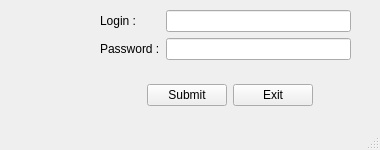
<?xml version="1.0" encoding="UTF-8"?>
<ui version="4.0">
 <class>UILoginIn</class>
 <widget class="QMainWindow" name="UILoginIn">
  <property name="geometry">
   <rect>
    <x>0</x>
    <y>0</y>
    <width>380</width>
    <height>150</height>
   </rect>
  </property>
  <property name="minimumSize">
   <size>
    <width>380</width>
    <height>150</height>
   </size>
  </property>
  <property name="maximumSize">
   <size>
    <width>380</width>
    <height>150</height>
   </size>
  </property>
  <property name="windowTitle">
   <string>Sign In</string>
  </property>
  <widget class="QWidget" name="centralwidget">
   <widget class="QWidget" name="formLayoutWidget">
    <property name="geometry">
     <rect>
      <x>100</x>
      <y>10</y>
      <width>251</width>
      <height>56</height>
     </rect>
    </property>
    <layout class="QFormLayout" name="formLayout">
     <item row="0" column="0">
      <widget class="QLabel" name="labelLogin">
       <property name="text">
        <string>Login :</string>
       </property>
      </widget>
     </item>
     <item row="0" column="1">
      <widget class="QLineEdit" name="lineEditLogin"/>
     </item>
     <item row="1" column="0">
      <widget class="QLabel" name="labelPassword">
       <property name="text">
        <string>Password :</string>
       </property>
      </widget>
     </item>
     <item row="1" column="1">
      <widget class="QLineEdit" name="lineEditPassword">
       <property name="echoMode">
        <enum>QLineEdit::Password</enum>
       </property>
      </widget>
     </item>
    </layout>
   </widget>
   <widget class="QWidget" name="gridLayoutWidget">
    <property name="geometry">
     <rect>
      <x>100</x>
      <y>70</y>
      <width>260</width>
      <height>50</height>
     </rect>
    </property>
    <layout class="QGridLayout" name="gridLayout">
     <item row="0" column="1">
      <widget class="QPushButton" name="pushButtonSubmit">
       <property name="text">
        <string>Submit</string>
       </property>
      </widget>
     </item>
     <item row="0" column="2">
      <widget class="QPushButton" name="pushButtonExit">
       <property name="text">
        <string>Exit</string>
       </property>
      </widget>
     </item>
     <item row="0" column="0">
      <spacer name="horizontalSpacer">
       <property name="orientation">
        <enum>Qt::Horizontal</enum>
       </property>
       <property name="sizeHint" stdset="0">
        <size>
         <width>40</width>
         <height>20</height>
        </size>
       </property>
      </spacer>
     </item>
     <item row="0" column="3">
      <spacer name="horizontalSpacer_2">
       <property name="orientation">
        <enum>Qt::Horizontal</enum>
       </property>
       <property name="sizeHint" stdset="0">
        <size>
         <width>40</width>
         <height>20</height>
        </size>
       </property>
      </spacer>
     </item>
    </layout>
   </widget>
  </widget>
  <widget class="QMenuBar" name="menubar">
   <property name="geometry">
    <rect>
     <x>0</x>
     <y>0</y>
     <width>380</width>
     <height>21</height>
    </rect>
   </property>
  </widget>
  <widget class="QStatusBar" name="statusbar"/>
 </widget>
 <resources/>
 <connections/>
</ui>
